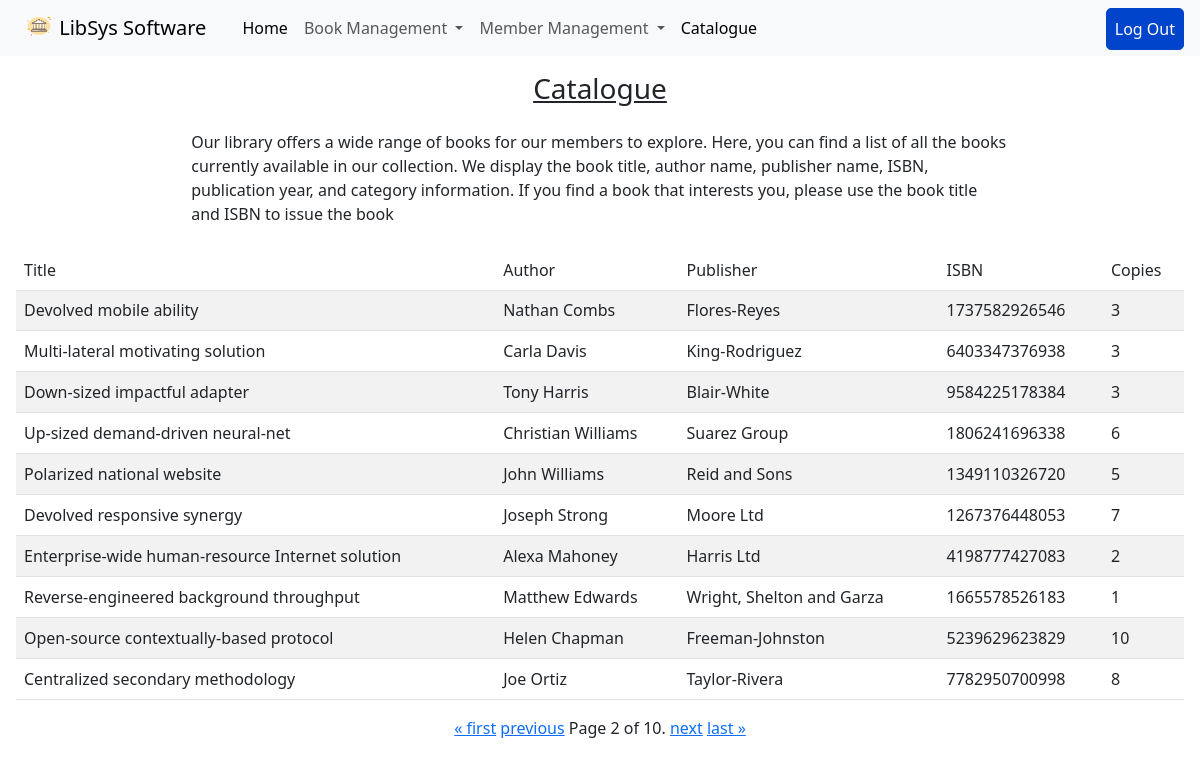
/catalogue/?page=2 (signed in), run on the app's committed database.
### library/models.py (models this page shows)
class Book(models.Model):
    title = models.CharField(max_length=255)
    author = models.CharField(max_length=255)
    publisher = models.CharField(max_length=255)
    isbn = models.BigIntegerField(primary_key=True)
    num_of_copies = models.IntegerField()

### library/views/customViews.py (the view)
# urls.py: path("catalogue/", ListBook.as_view(), name="listBooks")
class ListBook(FormView):
    items_per_page = 10
    template_name = "catalogue.html"
    def get(self, request, *args, **kwargs):
        books = Book.objects.all()
        paginator = Paginator(books, self.items_per_page)
        current_page = request.GET.get('page')
        page_obj = paginator.get_page(current_page)
        return render(request, self.template_name, {'page_obj': page_obj})

### templates/catalogue.html (shortened to what this page needs)
{% extends 'base.html' %}
{% block content %}
{% if user.is_authenticated %}
<h3 class="main-heading">Catalogue</h3>
<div class="fillers">
   Our library offers a wide range of books for our members to explore. Here, you can find a list of all the books currently available in our collection. We display the book title, author name, publisher name, ISBN, publication year, and category information. If you find a book that interests you, please use the book title and ISBN to issue the book
</div>
      <div class="table-container">
         <table class="table table-striped table-hover">
            <tr><thead>
               <td>Title</td>
               <td>Author</td>
               <td>Publisher</td>
               <td>ISBN</td>
               <td>Copies</td>
            </thead></tr>
            {% for book in page_obj %}
               <tr>
                  <td>{{book.title}}</td>
                  <td>{{book.author}}</td>
                  <td>{{book.publisher}}</td>
                  <td>{{book.isbn}}</td>
                  <td>{{book.num_of_copies}}</td>
               </tr>
            {% endfor %}
         </table>
      </div>
   <div class="pagination">
       <span class="step-links">
           {% if page_obj.has_previous %}
               <a href="?page=1">&laquo; first</a>
               <a href="?page={{ page_obj.previous_page_number }}">previous</a>
           {% endif %}
           <span class="current-page">
               Page {{ page_obj.number }} of {{ page_obj.paginator.num_pages }}.
           </span>
           {% if page_obj.has_next %}
               <a href="?page={{ page_obj.next_page_number }}">next</a>
               <a href="?page={{ page_obj.paginator.num_pages }}">last &raquo;</a>
           {% endif %}
       </span>
   </div>
{% else %}
<div class="login-suggest">
   <p>You are not logged in</p>
   <a href="{% url 'login' %}">Login</a>
</div>
{% endif %}
{% endblock content %}

### static/css/style.css (style rules this page uses)
* { box-sizing: border-box; }
body { width: 100vw; position: relative; }
.main .table-container { overflow-y: scroll; }
.main .table-container thead { vertical-align: middle; }
.main .pagination { justify-content: center; }
.main .fillers { display: none; }
@media screen and (min-width: 769px) { .main .table-container { overflow-y: scroll; } }
@media screen and (min-width: 769px) { .main .fillers { display: block; padding: auto 3rem; width: 70%; margin: 1.5rem auto; } }
.main > .main-heading { text-align: center; text-decoration: underline; }
@media screen and (min-width: 769px) { .main > .main-heading { text-align: center; } }

### data on the page
Book: title "Devolved mobile ability", author "Nathan Combs", publisher "Flores-Reyes", isbn "1737582926546", num_of_copies "3"
Book: title "Multi-lateral motivating solution", author "Carla Davis", publisher "King-Rodriguez", isbn "6403347376938", num_of_copies "3"
Book: title "Down-sized impactful adapter", author "Tony Harris", publisher "Blair-White", isbn "9584225178384", num_of_copies "3"
Book: title "Up-sized demand-driven neural-net", author "Christian Williams", publisher "Suarez Group", isbn "1806241696338", num_of_copies "6"
Book: title "Polarized national website", author "John Williams", publisher "Reid and Sons", isbn "1349110326720", num_of_copies "5"
Book: title "Devolved responsive synergy", author "Joseph Strong", publisher "Moore Ltd", isbn "1267376448053", num_of_copies "7"
Book: title "Enterprise-wide human-resource Internet solution", author "Alexa Mahoney", publisher "Harris Ltd", isbn "4198777427083", num_of_copies "2"
Book: title "Reverse-engineered background throughput", author "Matthew Edwards", publisher "Wright, Shelton and Garza", isbn "1665578526183", num_of_copies "1"
Book: title "Open-source contextually-based protocol", author "Helen Chapman", publisher "Freeman-Johnston", isbn "5239629623829", num_of_copies "10"
Book: title "Centralized secondary methodology", author "Joe Ortiz", publisher "Taylor-Rivera", isbn "7782950700998", num_of_copies "8"

### other printed values
{{ page_obj.number }} "2"
{{ page_obj.paginator.num_pages }} "10"
